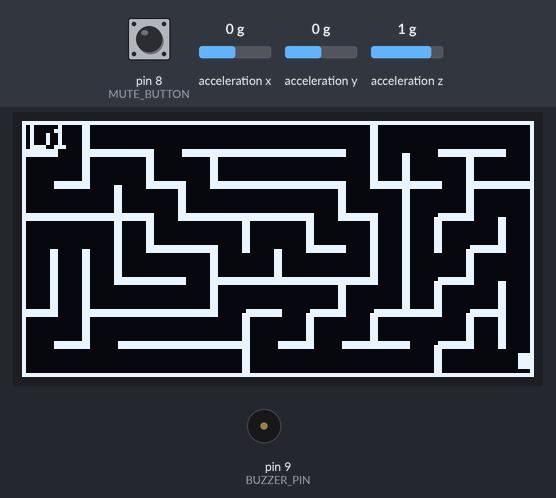
Bench run of a sketch on a simulated Arduino Uno, built with avr-gcc and run on an emulated ATmega328P. Parts: 128×64 one-colour display, buzzer (waves = sounding, pin HIGH). Wiring (inferred from the names in the program): MPU-6050 motion sensor at I2C address 0x68. Inputs (shaded band) come from the test bench; at power-on: acceleration y 0 g, pin 8 (MUTE_BUTTON) LOW, acceleration x 0 g, acceleration z 1 g. Random numbers use the default seed unless the sketch sets one.

Above: at 1.3 s.
1.4 s: acceleration y set to -1.4 g
At 1.9 s:
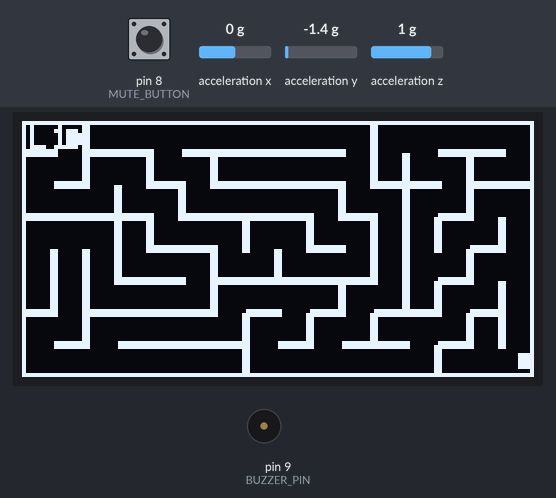
Timing chart, 0 to 4.4 s (numbered marks = the images above; inputs shaded):
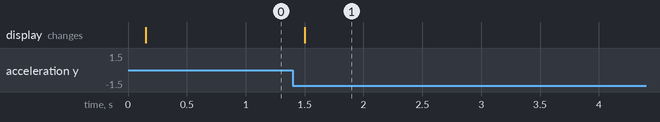

Measured:
- after the input at 1.4 s, the display: changes after 0.10 s (image 1)

The sketch:

Updated_Code.ino
```cpp
#include <Wire.h>
#include <U8g2lib.h>

// SSD1306 OLED
U8G2_SSD1306_128X64_NONAME_F_HW_I2C u8g2(U8G2_R0, U8X8_PIN_NONE);

// If your display is SH1106 use this instead:
// U8G2_SH1106_128X64_NONAME_F_HW_I2C u8g2(U8G2_R0, U8X8_PIN_NONE);

// MPU6050
const int MPU_ADDR = 0x68;

// Maze settings
#define COLS 16
#define ROWS 8
#define CELL_SIZE 8
#define TOTAL_CELLS (COLS * ROWS)
#define BUZZER_PIN 9
#define MUTE_BUTTON 8

bool soundEnabled = true;
bool lastButtonState = LOW;

#define NOTE_C6 1047
#define NOTE_D6 1175
#define NOTE_E5 659
#define NOTE_E6 1319
#define NOTE_G5 784
#define NOTE_G6 1568

const byte WALL_TOP = 1;
const byte WALL_RIGHT = 2;
const byte WALL_BOTTOM = 4;
const byte WALL_LEFT = 8;

byte maze[ROWS][COLS];
bool visited[ROWS][COLS];

int stackX[TOTAL_CELLS];
int stackY[TOTAL_CELLS];
int stackTop = 0;

int playerX = 0;
int playerY = 0;

int level = 1;

unsigned long lastMoveTime = 0;
const unsigned long moveDelay = 180;

const int TILT_THRESHOLD = 6000;

void setup() {

  pinMode(MUTE_BUTTON, INPUT);
  pinMode(BUZZER_PIN, OUTPUT);

  Wire.begin();

  u8g2.begin();

  pinMode(BUZZER_PIN, OUTPUT);

  initMPU6050();

  randomSeed(analogRead(A0));

  generateNewMaze();
  drawMaze();
}


void loop() {

  bool buttonState = digitalRead(MUTE_BUTTON);

  if (buttonState == HIGH && lastButtonState == LOW) {
    soundEnabled = !soundEnabled;

    delay(200);  // debounce
  }

  lastButtonState = buttonState;
  int16_t ax, ay, az;
  readMPU6050(ax, ay, az);

  if (millis() - lastMoveTime > moveDelay) {
    if (ay > TILT_THRESHOLD)
      movePlayer(-1, 0);

    else if (ay < -TILT_THRESHOLD)
      movePlayer(1, 0);

    else if (ax > TILT_THRESHOLD)
      movePlayer(0, -1);

    else if (ax < -TILT_THRESHOLD)
      movePlayer(0, 1);
  }
  if (playerX == COLS - 1 && playerY == ROWS - 1) {
    level++;

    playVictoryTune();

    showWinScreen();

    delay(1000);

    generateNewMaze();

    drawMaze();
  }
}

// Victory tune
void playVictoryTune()
{
  if(!soundEnabled)
    return;

  int melody[] = {
    NOTE_E5,
    NOTE_G5,
    NOTE_E6,
    NOTE_C6,
    NOTE_D6,
    NOTE_G6
  };

  int noteDurations[] = {
    100,
    100,
    100,
    100,
    100,
    300
  };

  for(int i = 0; i < 6; i++)
  {
    tone(BUZZER_PIN, melody[i]);
    delay(noteDurations[i]);

    noTone(BUZZER_PIN);
    delay(30);
  }
}

void initMPU6050() {
  Wire.beginTransmission(MPU_ADDR);
  Wire.write(0x6B);
  Wire.write(0);
  Wire.endTransmission(true);
}

void readMPU6050(int16_t &ax,
                 int16_t &ay,
                 int16_t &az) {
  Wire.beginTransmission(MPU_ADDR);
  Wire.write(0x3B);
  Wire.endTransmission(false);

  Wire.requestFrom(MPU_ADDR, 6, true);

  ax = Wire.read() << 8 | Wire.read();
  ay = Wire.read() << 8 | Wire.read();
  az = Wire.read() << 8 | Wire.read();
}

void generateNewMaze() {
  for (int y = 0; y < ROWS; y++) {
    for (int x = 0; x < COLS; x++) {
      maze[y][x] = WALL_TOP | WALL_RIGHT | WALL_BOTTOM | WALL_LEFT;

      visited[y][x] = false;
    }
  }

  playerX = 0;
  playerY = 0;

  stackTop = 0;

  int cx = 0;
  int cy = 0;

  visited[cy][cx] = true;

  stackX[stackTop] = cx;
  stackY[stackTop] = cy;
  stackTop++;

  while (stackTop > 0) {
    cx = stackX[stackTop - 1];
    cy = stackY[stackTop - 1];

    int dirs[4];
    int count = 0;

    if (cy > 0 && !visited[cy - 1][cx])
      dirs[count++] = 0;

    if (cx < COLS - 1 && !visited[cy][cx + 1])
      dirs[count++] = 1;

    if (cy < ROWS - 1 && !visited[cy + 1][cx])
      dirs[count++] = 2;

    if (cx > 0 && !visited[cy][cx - 1])
      dirs[count++] = 3;

    if (count > 0) {
      int dir = dirs[random(count)];

      int nx = cx;
      int ny = cy;

      if (dir == 0) {
        ny--;
        maze[cy][cx] &= ~WALL_TOP;
        maze[ny][nx] &= ~WALL_BOTTOM;
      } else if (dir == 1) {
        nx++;
        maze[cy][cx] &= ~WALL_RIGHT;
        maze[ny][nx] &= ~WALL_LEFT;
      } else if (dir == 2) {
        ny++;
        maze[cy][cx] &= ~WALL_BOTTOM;
        maze[ny][nx] &= ~WALL_TOP;
      } else {
        nx--;
        maze[cy][cx] &= ~WALL_LEFT;
        maze[ny][nx] &= ~WALL_RIGHT;
      }

      visited[ny][nx] = true;

      stackX[stackTop] = nx;
      stackY[stackTop] = ny;
      stackTop++;
    } else {
      stackTop--;
    }
  }
}

void movePlayer(int dx, int dy) {
  byte walls = maze[playerY][playerX];

  if (dx == -1 && (walls & WALL_LEFT))
    return;

  if (dx == 1 && (walls & WALL_RIGHT))
    return;

  if (dy == -1 && (walls & WALL_TOP))
    return;

  if (dy == 1 && (walls & WALL_BOTTOM))
    return;

  playerX += dx;
  playerY += dy;

  lastMoveTime = millis();

  drawMaze();
}

void drawMaze() {
  u8g2.clearBuffer();

  for (int y = 0; y < ROWS; y++) {
    for (int x = 0; x < COLS; x++) {
      int px = x * CELL_SIZE;
      int py = y * CELL_SIZE;

      byte walls = maze[y][x];

      if (walls & WALL_TOP)
        u8g2.drawLine(px, py,
                      px + CELL_SIZE, py);

      if (walls & WALL_RIGHT)
        u8g2.drawLine(px + CELL_SIZE - 1,
                      py,
                      px + CELL_SIZE - 1,
                      py + CELL_SIZE);

      if (walls & WALL_BOTTOM)
        u8g2.drawLine(px,
                      py + CELL_SIZE - 1,
                      px + CELL_SIZE,
                      py + CELL_SIZE - 1);

      if (walls & WALL_LEFT)
        u8g2.drawLine(px,
                      py,
                      px,
                      py + CELL_SIZE);
    }
  }

  // Goal
  u8g2.drawBox(124, 58, 4, 4);

  // Player
  int ballX =
    playerX * CELL_SIZE + CELL_SIZE / 2;

  int ballY =
    playerY * CELL_SIZE + CELL_SIZE / 2;

  u8g2.drawDisc(ballX, ballY, 2);

  // Level display
  char buf[20];
  sprintf(buf, "L%d", level);
  u8g2.setFont(u8g2_font_5x7_tr);
  u8g2.drawStr(2, 7, buf);

  u8g2.sendBuffer();
}

void showWinScreen() {
  u8g2.clearBuffer();

  u8g2.setFont(u8g2_font_ncenB08_tr);
  u8g2.drawStr(18, 22, "YOU WIN!");

  char buf[20];
  sprintf(buf, "LEVEL %d", level);

  u8g2.setFont(u8g2_font_6x12_tr);
  u8g2.drawStr(25, 45, buf);

  u8g2.sendBuffer();
}
```
